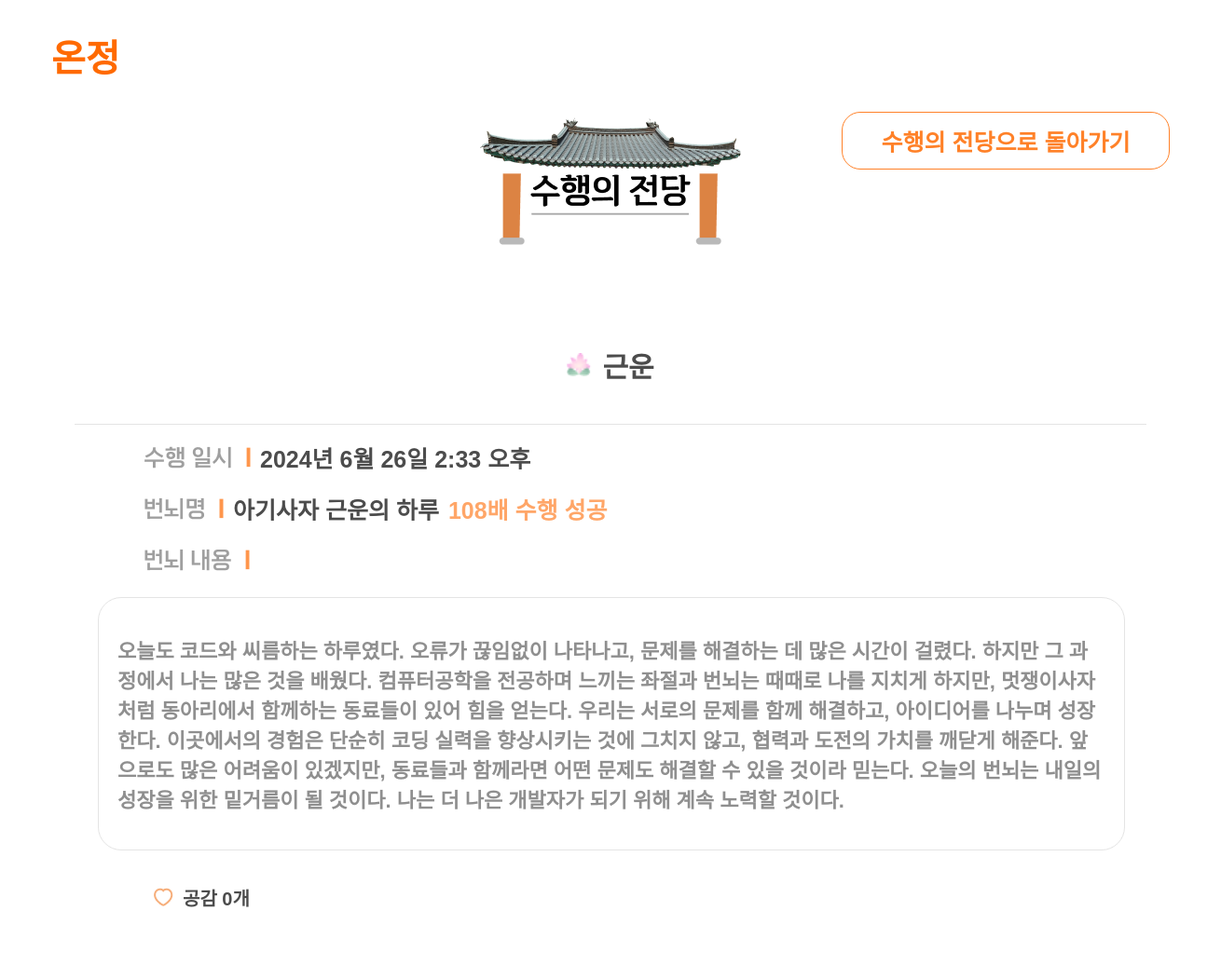
The page /post/19/ on the database its author committed.
### post/models.py (models this page shows, shortened)
class SharedWish(models.Model):
    title = models.CharField(max_length=50)
    user = models.ForeignKey(User, on_delete=models.CASCADE)
    text = models.TextField()
    created_at = models.DateTimeField(auto_now_add=True)
    like = models.ManyToManyField(User, related_name='sharedwish_likes', blank=True)
    like_count = models.IntegerField(default=0)
    num108_count = models.IntegerField(default=0)

### post/views.py (the view)
# urls.py: path('<int:id>/', detail_108, name="detail_108"),
@csrf_exempt
def detail_108(request, id):
    my_wish = get_object_or_404(SharedWish, pk=id)  # 게시물 조회, 없으면 404 에러 발생
    return render(request, 'post/detail_108.html', {'wish' : my_wish})  # 템플릿에 게시물 전달

### post/templates/post/detail_108.html (shortened to what this page needs)
<!DOCTYPE html>
{% load static %}
<html>
    <head>
            <link rel="stylesheet" type="text/css" href="{% static 'css/main/detail_108.css'%}"/>
    </head>
    <body>
        <div class = "screen">
            <div class = "topnav">
                <a class="onjung" href="{% url 'main:mainpage' %}">
                    온정
                </a>
            </div>
            <div class = "frametop">
                <img class="icon-place" alt="안뜸" src="{%static 'images/mainpage_img/img-building.png'%}"/>
                <div class="buttons">
                    <a class="community-button" href="{% url 'post:community_108' %}">수행의 전당으로 돌아가기</a>
                </div>
            </div>
            <div class ="post-detail">
                <div class="post-username">
                    <img class="lotus-username" alt="안뜸" src="{%static 'images/mainpage_img/img-lotus-mini.png'%}"/>
                    <div class="db_username">{{wish.user.username}}</div>
                </div>
                <div class="long-bar"></div>
                <div class="text-detail">
                    <div class="post-time">
                        <img class="img-time" alt="안뜸" src="{%static 'images/mainpage_img/img-detail-time.png'%}"/>
                        <div class="db_time">{{ wish.created_at }}</div>
                    </div>
                    <div class="post-title">
                        <img class="img-title" alt="안뜸" src="{%static 'images/mainpage_img/img-detail-title.png'%}"/>
                        <div class="db_title">{{ wish.title }}</div>
                        <div class="ok108">108배 수행 성공</div>
                    </div>
                    <div class="post-content">
                        <img class="img-content" alt="안뜸" src="{%static 'images/mainpage_img/img-detail-content.png'%}"/>
                    </div>
                    <div class="box-container">
                        <div class="content-box">
                            <div class="db_content">{{ wish.text }}</div>
                        </div>
                    </div>
                    <div class="icons">
                        <div class = "likes">
                            <img class="img-like" alt="안뜸" src="{%static 'images/mainpage_img/img-like.png'%}"/>
                            <a class ="db_like" href="{% url "post:likes" wish.id %}">공감 {{ wish.like_count }}개</a>
                        </div>
                    </div>
                </div>
            </div>
        </div>
    </body>
</html>

### project/static/css/main/detail_108.css (style rules this page uses)
body { display: flex; justify-content: center; align-items: center; width: 100vw; height: fit-content; margin: 0; background-image: url('https://ifh.cc/g/7HHHlD.png'); background-position: center; background-repeat: no-repeat; background-size: cover; font-family: 'GamtanRoadDotum', sans-serif; font-weight: bold; }
body { animation: fadein 2s forwards; }
a { text-decoration: none; }
.screen { display: flex; flex-direction: column; justify-content: flex-start; align-items: center; width: 1200px; padding-bottom: 90px; }
.screen .topnav { display: flex; justify-content: flex-start; align-items: center; width : 1200px; height: 120px; }
.screen .onjung { font-size: 40px; font-weight: 600; color: #FF6A00; }
.screen .frametop { display: flex; justify-content: flex-end; align-items: center; width : 1200px; height: 142px; gap: 96.87px; padding-bottom: 70px; }
.screen .icon-place { width: fit-content; height: fit-content; }
.screen .buttons { width: 350px; height: 142px; display: flex; flex-direction: column; justify-content: flex-start; align-items: flex-end; }
.screen .community-button { display: flex; justify-content: center; align-items: center; width: 350px; height: 60px; border-radius: 20px; font-size: 25px; color: #FF8128; border: 1px solid #FF8128; background-color: #FFFFFF; text-decoration: none; cursor: pointer; z-index: 1; }
.screen .post-detail { display: flex; flex-direction: column; justify-content: flex-start; align-items: center; padding-top: 26.37px; width: 1200px; height: 650px; background-color: #FFFFFF; opacity: 0.7; gap : 20px; border-radius: 30px; }
.screen .post-username { width: fit-content; height: 80px; display: flex; justify-content: center; align-items: center; gap: 8px; padding-bottom: 10px; }
.screen .lotus-username { width: 30px; height: 25px; }
.screen .db_username { width: fit-content; font-size: 30px; font-family: 'GamtanRoadDotum', sans-serif; font-weight: bold; }
.screen .text-detail { display: flex; flex-direction: column; justify-content: flex-start; align-items: flex-start; width: 1200px; height: fit-content; gap: 25px; padding-bottom: 20px; }
.screen .post-time, .screen .post-title, .screen .post-content, .screen .content-box { width: 1200px; height: 30px; padding-left: 100px; gap: 10px; display: flex; flex-direction: row; justify-content: flex-start; align-items: center; }
.screen .img-time, .screen .img-title, .screen .img-content, .screen .img-like { width: fit-content; height: fit-content; }
.screen .db_time, .screen .db_title { font-size: 25px; font-weight: 400px; }
.screen .ok108 { font-size: 25px; color: #FF8128; font-weight: 800; }
.screen .long-bar { position: relative; width: 1150px; height: 0px; border-top: 1px solid #d9d9d9; }
.screen .box-container { display: flex; justify-content: center; align-items: center; margin-left: 50px; }
.screen .content-box { width: 1060px; min-height: 250px; height: fit-content; border: 1px solid #d9d9d9; border-radius: 25px; padding-left:20px; padding-right: 20px; padding-top: 10px; padding-bottom: 10px; }
.screen .db_content { font-size: 22px; font-weight: 500px; color: #606060; }
.screen .icons { width: fit-content; height: 50px; display: flex; justify-content: center; align-items: center; gap: 10px; margin-left: 110px; font-family: 'GamtanRoadDotum', sans-serif; font-weight: bold; }
.screen .likes { display: flex; justify-content: center; align-items: center; width: fit-content; height: 40px; gap: 10px; font-family: 'GamtanRoadDotum', sans-serif; font-weight: bold; padding-right: 10px; }
.screen .img-like { width: fit-content; height: fit-content; }
.screen .db_like { font-size: 20px; color: #000000; font-family: 'GamtanRoadDotum', sans-serif; font-weight: bold; }

### rows shown on the page
SharedWish: user.username "근운", created_at "2024년 6월 26일 2:33 오후", title "아기사자 근운의 하루", text "오늘도 코드와 씨름하는 하루였다. 오류가 끊임없이 나타나고, 문제를 해결하는 데 많은 시간이 걸렸다. 하지만 그 과정에서 나는 많은 것을 배웠다. 컴퓨터공학을 전공하며 느끼는 좌절과 번뇌는 때때로 나를 지치게 하지만, 멋쟁이사자처럼 동아리에서 함께하는 동료들이 있어 힘을 얻는다. 우리는 서로의 문제를 함께 해결하고, 아이디어를 나누며 성장한다. 이곳에서의 경험은 단순히 코딩 실력을 향상시키는 것에 그치지 않고, 협력과 도전의 가치를 깨닫게 해준다. 앞으로도 많은 어려움이 있겠지만, 동료들과 함께라면 어떤 문제도 해결할 수 있을 것이라 믿는다. 오늘의 번뇌는 내일의 성장을 위한 밑거름이 될 것이다. 나는 더 나은 개발자가 되기 위해 계속 노력할 것이다.", like_count "0"
